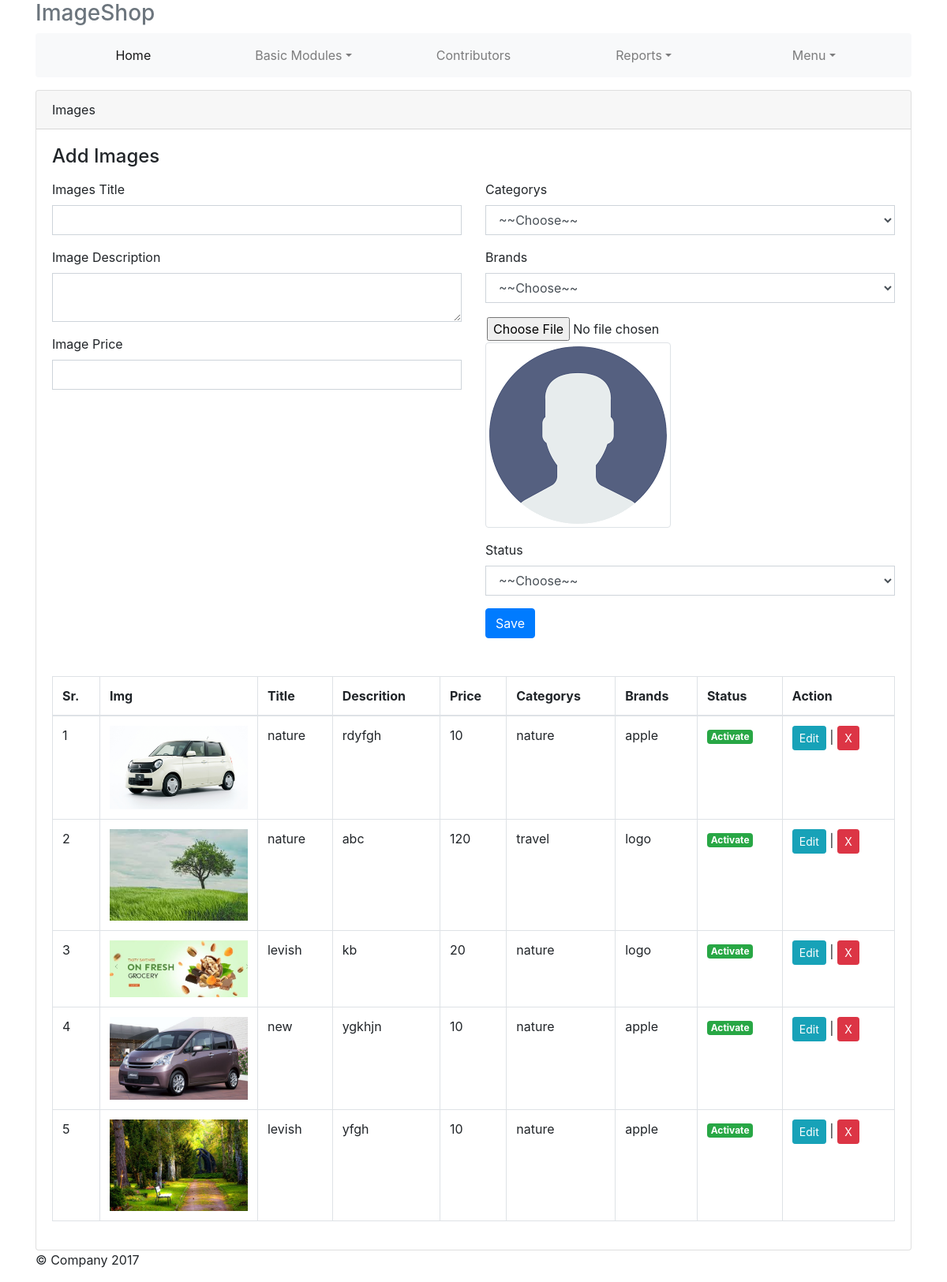
Page /admin/index.php?nav=add_images (signed in) on the committed database.
### tables this page shows
CREATE TABLE `images` (
  `img_id` int(11) NOT NULL,
  `img_title` varchar(255) NOT NULL,
  `img_description` varchar(255) NOT NULL,
  `img_price` varchar(255) NOT NULL,
  `cate_id` varchar(255) NOT NULL,
  `brand_id` varchar(255) NOT NULL,
  `img_sts` varchar(255) NOT NULL,
  `img_file` text NOT NULL,
  `admin_id` varchar(255) NOT NULL,
  `contr_id` varchar(255) NOT NULL,
  `img_timestamp` timestamp NOT NULL DEFAULT current_timestamp()
);

CREATE TABLE `categories` (
  `cate_id` int(11) NOT NULL,
  `cate_name` varchar(255) NOT NULL,
  `cate_sts` varchar(255) NOT NULL,
  `cate_timestamp` timestamp NOT NULL DEFAULT current_timestamp()
);

CREATE TABLE `brands` (
  `brand_id` int(11) NOT NULL,
  `brand_name` varchar(255) NOT NULL,
  `brand_sts` varchar(255) NOT NULL,
  `brand_timestamp` timestamp NOT NULL DEFAULT current_timestamp()
);

### admin/pages/add_images.php (the view, shortened to what this page needs)
<div class="card">
	<div class="card-header">Images</div>
	<div class="card-body">
		<h4 class="card-title">Add Images</h4>
		<p class="card-text">
			<div class="row">
				<div class="col-sm-6">
					<form action="" method="POST" id="formData">
						<div class="form-group">
							<label for="">Images Title</label>
							<input type="text" class="form-control img_title" name="img_title" required="" id="img_title">
						   </div>
						<div class="form-group">
							<label for="">Image Description</label>
							<textarea name="img_description" id="img_description" cols="7" rows="2" class="form-control img_description"></textarea>
						</div>
						<div class="form-group">
							<label for="">Image Price</label>
							<input type="number" class="form-control img_price" name="img_price" required="" id="img_price">
						</div>
				</div>
				<div class="col-sm-6">
					<div class="form-group">
							<label for="">Categorys</label>
							<select name="cate_id" id="cate_id" class="form-control cate_id">
								<option value="">~~Choose~~</option>
							</select>
						</div>
						<div class="form-group">
							<label for="">Brands</label>
							<select name="brand_id" id="brand_id" class="form-control brand_id">
								<option value="">~~Choose~~</option>
							</select>
						</div>
						<div class="form-group">
						  <input type='file' name="img_file" id="uploadPic" onchange="readURL(this);">
                          <img id="blah" class="img-thumbnail" src="uploads/default.png" alt="Invalid Image Type Click To Change">
				     	</div>
					<div class="form-group">
						<label for="">Status</label>
						<select name="img_sts" id="img_sts" class="form-control img_sts">
							<option value="">~~Choose~~</option>
						</select>
					</div>
					<button type="submit" id="saveData" name="image_data" class="btn btn-primary">Save</button>
				</div>
				</div>
					<br><br>
					<div id="Reload">
					<table class="table table-bordered">
						<thead>
							<tr>
								<th>Sr.</th>
								<th style="width: 200px">Img</th>
								<th>Title</th>
								<th>Descrition</th>
								<th>Price</th>
								<th>Categorys</th>
								<th>Brands</th>
								<th>Status</th>
								<th>Action</th>
							</tr>
						</thead>
						<tbody>
							<?php
								$x = 1;
								@$id = $_GET['contr_id'];
								if ($id == "") {
									$q = get($dbc,"images");
								}else{
									$q = get($dbc,"images WHERE contr_id = $id");
								}
								while ($r = mysqli_fetch_assoc($q)):?>
							<tr>
								<td><?=$x?></td>
								<?php
									if ($r['contr_id'] == "") {
										$src = 'uploads/';
									}else{
										$src = '../contributor/uploads/';
									}
								?>
								<td><img style="width: 100%" src="<?=$src?>/<?=$r['img_file']?>" alt=""></td>
								<td><?=$r['img_title']?></td>
								<td><?=$r['img_description']?></td>
								<td><?=$r['img_price']?></td>
								<td><?=fetchRecord($dbc,"categories","cate_id",$r['cate_id'])['cate_name'];?></td>
								<td><?=fetchRecord($dbc,"brands","brand_id",$r['brand_id'])['brand_name'];?></td>
								<td><?=isActive($r['img_sts'])?></td>
								<td><button class="btn btn-info btn-sm update" id="<?=$r['img_id']?>">Edit</button> |
								<button class="show-example-btn btn btn-danger delete btn-sm" onclick="DeleteData(<?=$r['img_id']?>)">X</button></td>
						      </tr>
					 <?php $x++; endwhile;?>
				</tbody>
			</table>
		   </div>
		</p>
	</div>
</div>

### connect/db.php (shortened to what this page needs)
<?php function isActive($data){
  return ($data==1)?'<span class="badge badge-success">Activate</span>':'<span class="badge badge-danger">Deactivated</span>';
} ?>
<?php
function get($dbc,$table){
return mysqli_query($dbc,"SELECT * FROM $table");
}
?>
<?php
function fetchRecord($dbc,$table,$fld,$data){
return  mysqli_fetch_assoc(mysqli_query($dbc,"SELECT * FROM $table WHERE $fld='$data'"));
} ?>

### admin/css/custom.css (style rules this page uses)
.form-control { border-radius: 0px; }
input[type=file] { padding : 2px; }

### rows in the picture
images: img_file (picture), img_title "nature", img_description "rdyfgh", img_price "10", cate.cate_name "nature", brand.brand_name "apple", img_sts "Activate"
images: img_file (picture), img_title "nature", img_description "abc", img_price "120", cate.cate_name "travel", brand.brand_name "logo", img_sts "Activate"
images: img_file (picture), img_title "levish", img_description "kb", img_price "20", cate.cate_name "nature", brand.brand_name "logo", img_sts "Activate"
images: img_file (picture), img_title "new", img_description "ygkhjn", img_price "10", cate.cate_name "nature", brand.brand_name "apple", img_sts "Activate"
images: img_file (picture), img_title "levish", img_description "yfgh", img_price "10", cate.cate_name "nature", brand.brand_name "apple", img_sts "Activate"
